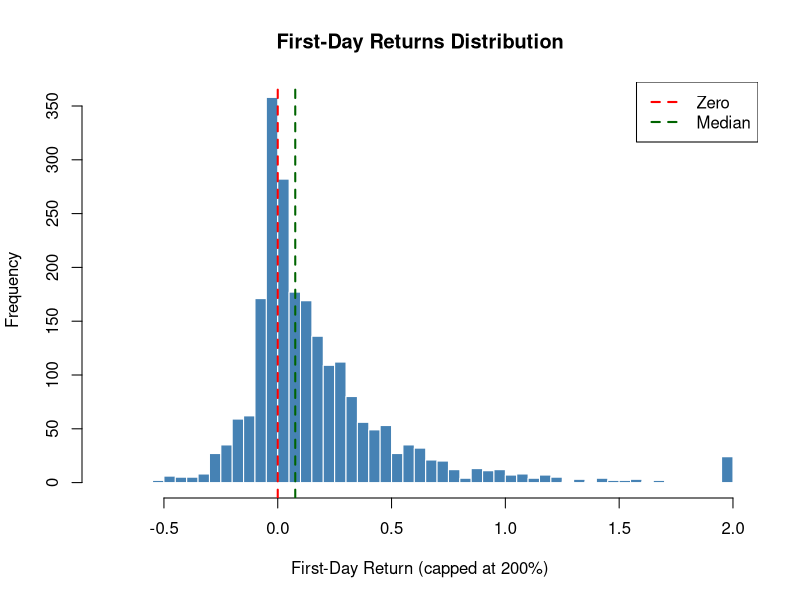
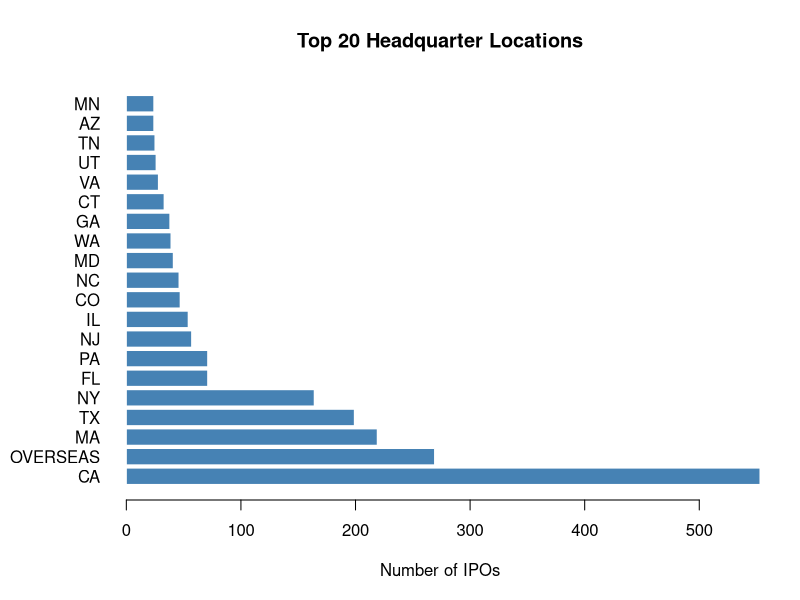
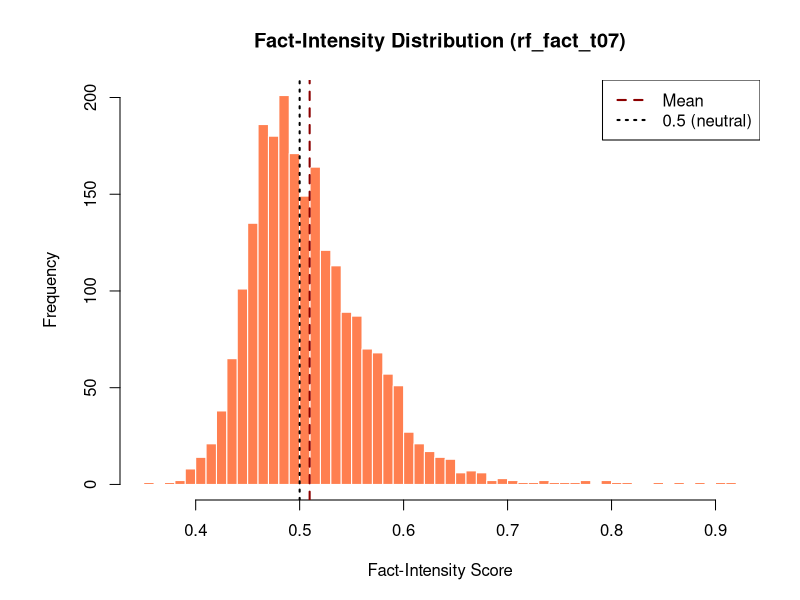

Generate these figures, in order, with R:
## ---- chunk 1
#| label: setup
#| message: false

df_raw <- read.csv("../data/omnicare_rf.csv")
df <- df_raw[df_raw$offer_price >= 5, ]  # Restrict to offer price >= $5

cat("Sample restriction: offer_price >= $5\n")
cat("Original sample:", nrow(df_raw), "\n")
cat("Restricted sample:", nrow(df), "\n")
cat("Excluded:", nrow(df_raw) - nrow(df), "IPOs\n")
## ---- chunk 2
#| label: overview

cat("Observations:", nrow(df), "\n")
cat("Variables:", ncol(df), "\n")
cat("Date range:", min(df$offer_date), "to", max(df$offer_date), "\n")
## ---- chunk 3
#| label: summary-stats

numeric_cols <- c("offer_price", "assets_thous", "total_proceeds_thous",
                  "first_day_price", "first_day_return", "vwretd",
                  "roll_vwretd", "rf_fact_t07", "rf_fact_t08", "rf_fact_t09")
summary(df[, numeric_cols])
## ---- chunk 4
#| label: first-day-return-stats

cat("First Day Return Statistics:\n")
cat("  Min:    ", round(min(df$first_day_return), 4), "\n")
cat("  Max:    ", round(max(df$first_day_return), 4), "\n")
cat("  Mean:   ", round(mean(df$first_day_return), 4), "\n")
cat("  Median: ", round(median(df$first_day_return), 4), "\n")
cat("  Std Dev:", round(sd(df$first_day_return), 4), "\n")
## ---- chunk 5
#| label: first-day-return-histogram
#| fig-cap: "Distribution of First-Day Returns (winsorized at 200%)"

# Winsorize for visualization
df$first_day_return_wins <- pmin(df$first_day_return, 2)
hist(df$first_day_return_wins,
     breaks = 50,
     main = "First-Day Returns Distribution",
     xlab = "First-Day Return (capped at 200%)",
     col = "steelblue",
     border = "white")
abline(v = 0, col = "red", lty = 2, lwd = 2)
abline(v = median(df$first_day_return), col = "darkgreen", lty = 2, lwd = 2)
legend("topright",
       legend = c("Zero", "Median"),
       col = c("red", "darkgreen"),
       lty = 2, lwd = 2)
## ---- chunk 6
#| label: outliers

outliers <- df[df$first_day_return > 1.0 | df$first_day_return < -0.5,
               c("offer_date", "ipo_name", "offer_price", "first_day_price", "first_day_return")]
outliers <- outliers[order(-outliers$first_day_return), ]
knitr::kable(outliers, row.names = FALSE, digits = 3)
## ---- chunk 7
#| label: hq-distribution

hq_table <- sort(table(df$headquarter), decreasing = TRUE)
print(hq_table)
## ---- chunk 8
#| label: hq-barplot
#| fig-cap: "IPOs by Headquarter State"
#| fig-height: 6

par(mar = c(5, 6, 4, 2))
barplot(head(hq_table, 20),
        horiz = TRUE,
        las = 1,
        main = "Top 20 Headquarter Locations",
        xlab = "Number of IPOs",
        col = "steelblue",
        border = "white")
## ---- chunk 9
#| label: rf-fact-distribution
#| fig-cap: "Distribution of BERT-based Fact-Intensity Measure (rf_fact_t07)"

hist(df$rf_fact_t07,
     breaks = 50,
     main = "Fact-Intensity Distribution (rf_fact_t07)",
     xlab = "Fact-Intensity Score",
     col = "coral",
     border = "white")
abline(v = mean(df$rf_fact_t07), col = "darkred", lty = 2, lwd = 2)
abline(v = 0.5, col = "black", lty = 3, lwd = 2)
legend("topright",
       legend = c("Mean", "0.5 (neutral)"),
       col = c("darkred", "black"),
       lty = c(2, 3), lwd = 2)
## ---- chunk 10
#| label: pre-post-split

df$post_omnicare <- as.Date(df$offer_date) >= as.Date("2015-03-24")

cat("Pre-Omnicare (before March 24, 2015):", sum(!df$post_omnicare), "\n")
cat("Post-Omnicare (March 24, 2015 and after):", sum(df$post_omnicare), "\n")
## ---- chunk 11
#| label: pre-post-comparison

cat("\nMean First-Day Return:\n")
cat("  Pre-Omnicare: ", round(mean(df$first_day_return[!df$post_omnicare]), 4), "\n")
cat("  Post-Omnicare:", round(mean(df$first_day_return[df$post_omnicare]), 4), "\n")

cat("\nMean Fact-Intensity (rf_fact_t07):\n")
cat("  Pre-Omnicare: ", round(mean(df$rf_fact_t07[!df$post_omnicare]), 4), "\n")
cat("  Post-Omnicare:", round(mean(df$rf_fact_t07[df$post_omnicare]), 4), "\n")
